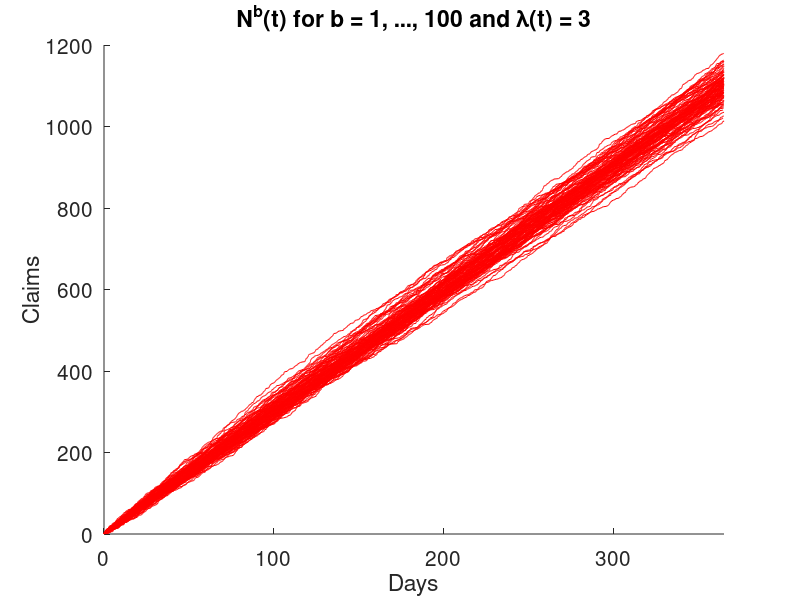

Reproduce this figure in MATLAB.
function [P,Prob, S, SimS]= task3a()
%The probability for more than 200 claims before March 1st
lambda = 3;
t = 59;%days
P = 1-poisscdf(200,lambda*t);%Exact P(N(t)>200)
%Expected waiting time Sn = SUM(Tn)
%E[Tn] = 1/l
S = 10*1/lambda;
%%%%%%%%%%%%%%%%%%%%%%%%%%%%%%%%%%%%%%%%%%%%%%%%%%%%%%%%%%%
%Simulation of expected waiting time
iterations = 100000;
m = zeros(1,iterations);
for i = 1:iterations
n = poissrnd(lambda*15);
s = rand(1,n)*15;
s = sort(s);
m(i) = s(10);
end
SimS = sum(m)/iterations;
%%%%%%%%%%%%%%%%%%%%%%%%%%%%%%%%%%%%%%%%%%%%%%%%%%%%%%%%%%%


%%%%%%%%%%%%%%%%%%%%%%%%%%%%%%%%%%%%%%%%%%%%%%%%%%%%%%%%%%%
%Simulations of Poisson process and estimation of P(N(t)>200)

x = 0; %Keeps track of all events through all the simulations. Used to estimate expected waiting time
over200 = 0;%Increases by 1 if in the given time it occurs over 200 events
iterations = 100;
for i  = 1:iterations
    n = poissrnd(lambda*t);
    if n>200
        over200 = over200+1;
    end
    x = x + n;
end
Prob = over200/iterations; %P(N(t)>200)
my = x/iterations; %E[N(t)]
fprintf('Estimert antall innkaseringer for %i dager er %3.2f \n',t,my)
%%%%%%%%%%%%%%%%%%%%%%%%%%%%%%%%%%%%%%%%%%%%%%%%%%%%%%%%%%%

%%%%%%%%%%%%%%%%%%%%%%%%%%%%%%%%%%%%%%%%%%%%%%%%%%%%%%%%%%%
%Plot the processes Nb(t) for b = 1:100 as a funciton of time
t = 365;
hold on
for j = 1:100
    n = poissrnd(lambda*t);
    s = rand(1,n)*t;
    s = sort(s);
    plot(s,1:length(s),'r')
end
xlim([0,t])
title('N^b(t) for b = 1, ..., 100 and \lambda(t) = 3')
xlabel('Days')
ylabel('Claims')
set(gca,'fontsize',15)
%%%%%%%%%%%%%%%%%%%%%%%%%%%%%%%%%%%%%%%%%%%%%%%%%%%%%%%%%%%

fprintf('Rikitg sannsynlighet er P = %f.\nEstimert sannsynlighet er Prob = %f\n',P,Prob)
end